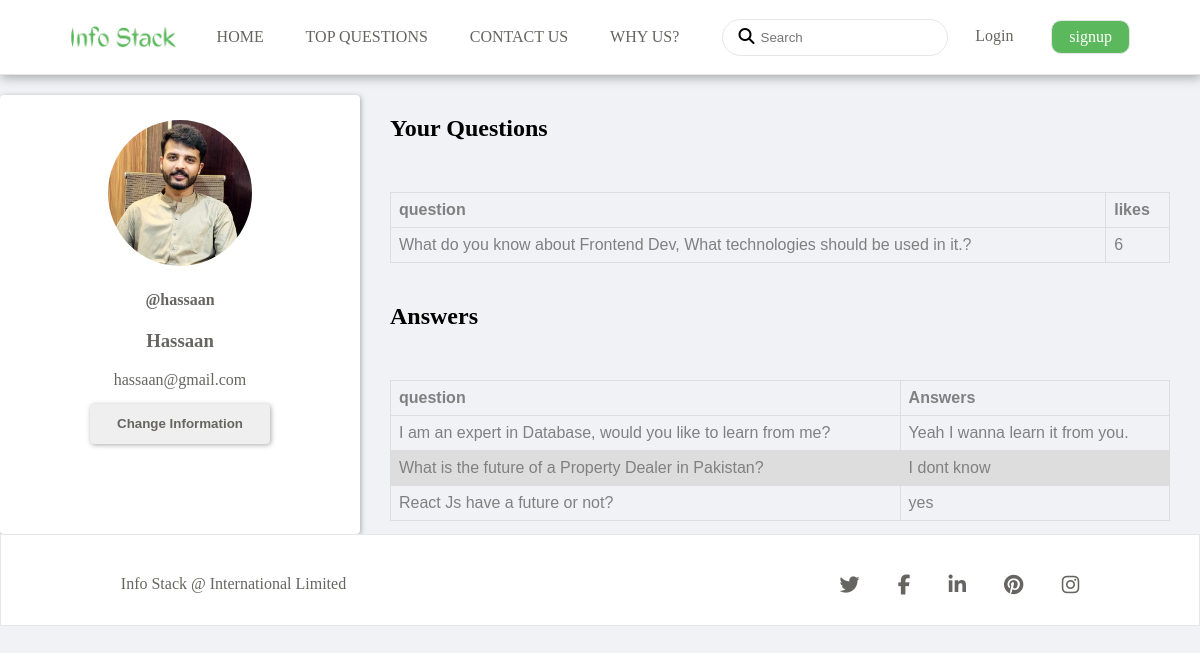
Page /on-click-user-profile-pic-page.php?id=6318683 on the committed database.
### tables this page shows
CREATE TABLE `user_iformation` (
  `user_id` int(11) NOT NULL,
  `user_name` varchar(100) NOT NULL,
  `user_fullname` varchar(100) NOT NULL,
  `user_email` varchar(200) NOT NULL,
  `user_password` text NOT NULL,
  `user_image` varchar(900) NOT NULL,
  `status` int(11) NOT NULL
);

CREATE TABLE `question` (
  `question_id` int(11) NOT NULL,
  `user_email` varchar(225) NOT NULL,
  `u_name` varchar(225) NOT NULL,
  `question` varchar(500) NOT NULL,
  `likes` int(225) NOT NULL,
  `dislikes` int(225) NOT NULL,
  `user_image` varchar(900) NOT NULL,
  `date` varchar(200) NOT NULL
);

CREATE TABLE `answers` (
  `id` int(11) NOT NULL,
  `q_id` int(11) NOT NULL,
  `u_id` int(11) NOT NULL,
  `answer_desc` text NOT NULL,
  `user_email` varchar(100) NOT NULL
);

### on-click-user-profile-pic-page.php (the view, shortened to what this page needs)
<?php
include("connection.php");
$pid=$_GET['id'];
?>
<!DOCTYPE html>
<html lang="en">
<head>
    <link rel="stylesheet" href="css/user-profile.css">
</head>
<body>
    <?php
        include('navigation.php');
     ?>
   <div class="my-profile">
     <div class="personnel-information">
            <?php
            $uquery = "SELECT * FROM user_iformation  WHERE `user_id`='$pid' ";
             $urun=mysqli_query($conn, $uquery);
             $row=mysqli_fetch_array($urun);
            ?>
            <div class="profile-pic">
                <img src="<?php echo $row['user_image']?>" alt="Users-Info">
            </div>
            <div class="user-name">
                <h4>@<?php echo $row['user_name'] ?></h4>
            </div>
            <div class="full-name">
                <h3><?php echo $row['user_fullname'] ?></h3>
            </div>
            <div class="user-email">
                <span><?php echo $row['user_email'] ?></span>
            </div>
            <div class="button">
                <button>
                    Change Information
                </button>
            </div>
     </div>
     <div class="table">
        <table>
            <h2>Your Questions </h2>
            <thead>
                <th >question</th>
                 <th >likes</th>
            </thead>
            <tbody>
                <?php
                     $mysql="SELECT * FROM question q INNER JOIN user_iformation u ON q.u_name=u.user_name WHERE user_id='$pid'";
                     $run=mysqli_query($conn,$mysql);
                     while($row=mysqli_fetch_assoc($run)){
                        ?>
                     <tr>
                       <td><?php echo $row['question']; ?></td>
                       <td><?php echo $row['likes']; ?></td>
                     </tr>
                        <?php
                     }
                ?>
            </tbody>
        </table>
         <table>
            <h2 style="padding-top: 20px;"> Answers</h2>
            <thead>
                <th >question</th>
                <th >Answers</th>
            </thead>
            <tbody>
                <?php
                     $mysql="SELECT * FROM answers a INNER JOIN user_iformation u ON a.u_id=u.user_id WHERE user_id='$pid'";
                     $run=mysqli_query($conn,$mysql);
                     while($row=mysqli_fetch_assoc($run)){
                        ?>
                     <tr>
                        <?php
                        $qq=$row['q_id'];
                        $wsql="SELECT * FROM question WHERE question_id ='$qq'";
                       $wrun=mysqli_query($conn,$wsql);
                       $qdesc=mysqli_fetch_assoc($wrun);
                       ?>
                       <td><?php echo $qdesc['question']; ?></td>
                       <td><?php echo $row['answer_desc']; ?></td>
                     </tr>
                        <?php
                     }
                ?>
            </tbody>
        </table>
     </div>
   </div>
<footer class="my-footer-border">
    <div class="footer-child">
     <div class="footer-limited">
         <span>
             Info Stack @ International Limited
         </span>
     </div>
     <div class="footer-logos">
         <i class="fa fa-twitter"></i>
         <i class="fa fa-facebook"></i>
         <i class="fa fa-linkedin"></i>
         <i class="fa fa-pinterest"></i>
         <i class="fa fa-instagram"></i>
     </div>
    </div>
 </footer>
</body>
</html>

### css/user-profile.css (style rules this page uses)
body { margin:0;padding:0;overflow-x:hidden;background-color:#f0f2f5;box-sizing:border-box }
.personnel-information { padding-bottom: 90px;float: left; width:30%;margin-top:20px;padding-top:20px;border:none;border-radius:4px;box-shadow:1px 1px 5px #aaaaaa;color:#666562;font-weight:bold;background-color:white }
.profile-pic { width:40%;margin:0 auto;border-radius:50% }
.profile-pic img { width:100%;margin-top:5px;border-radius:50% }
.user-name,.full-name,.user-email,.button { text-align:center;margin:0 auto;font-weight:lighter;color:#666562 }
button { border:none;border-radius:4px;box-shadow:1px 1px 5px #aaaaaa;color:#666562;font-weight:bold;margin-top:15px;width:50%;height:40px;cursor:pointer }
footer { background-color:white;position:sticky;color:#666562 }
.footer-child { width:80%;padding-bottom:30px;padding-top:40px;margin:0 auto;display:flex;justify-content:space-between }
.footer-limited { width:35% }
.footer-logos { width:25%;display:flex;justify-content:space-between;font-size:20px }
.my-footer-border { border:1px solid #e6e6e6;background-color:white }

### on-click-user-profile-pic-page.php (style rules this page uses)
.my-profile { display: flex; width: 100%; height:auto; }
.personnel-information { float: left; width: 30%; }
.table { float: right; width: 65%; height: auto; margin: auto; margin-top: 20px; }
table { font-family: arial, sans-serif; border-collapse: collapse; width: 100%; color: grey; }
td, th { border: 1px solid #dddddd; text-align: left; padding: 8px; }
tr:nth-child(even) { background-color: #dddddd; }
h2 { padding-bottom: 30px; }

### rows in the picture
user_iformation: user_image (picture), user_name "hassaan", user_fullname "Hassaan", user_email "hassaan@gmail.com"
question: question "What do you know about Frontend Dev, What technologies should be used in it.?", likes "6"
answers: q.question "I am an expert in Database, would you like to learn from me?", answer_desc "Yeah I wanna learn it from you."
answers: q.question "What is the future of a Property Dealer in Pakistan?", answer_desc "I dont know"
answers: q.question "React Js have a future or not?", answer_desc "yes"
